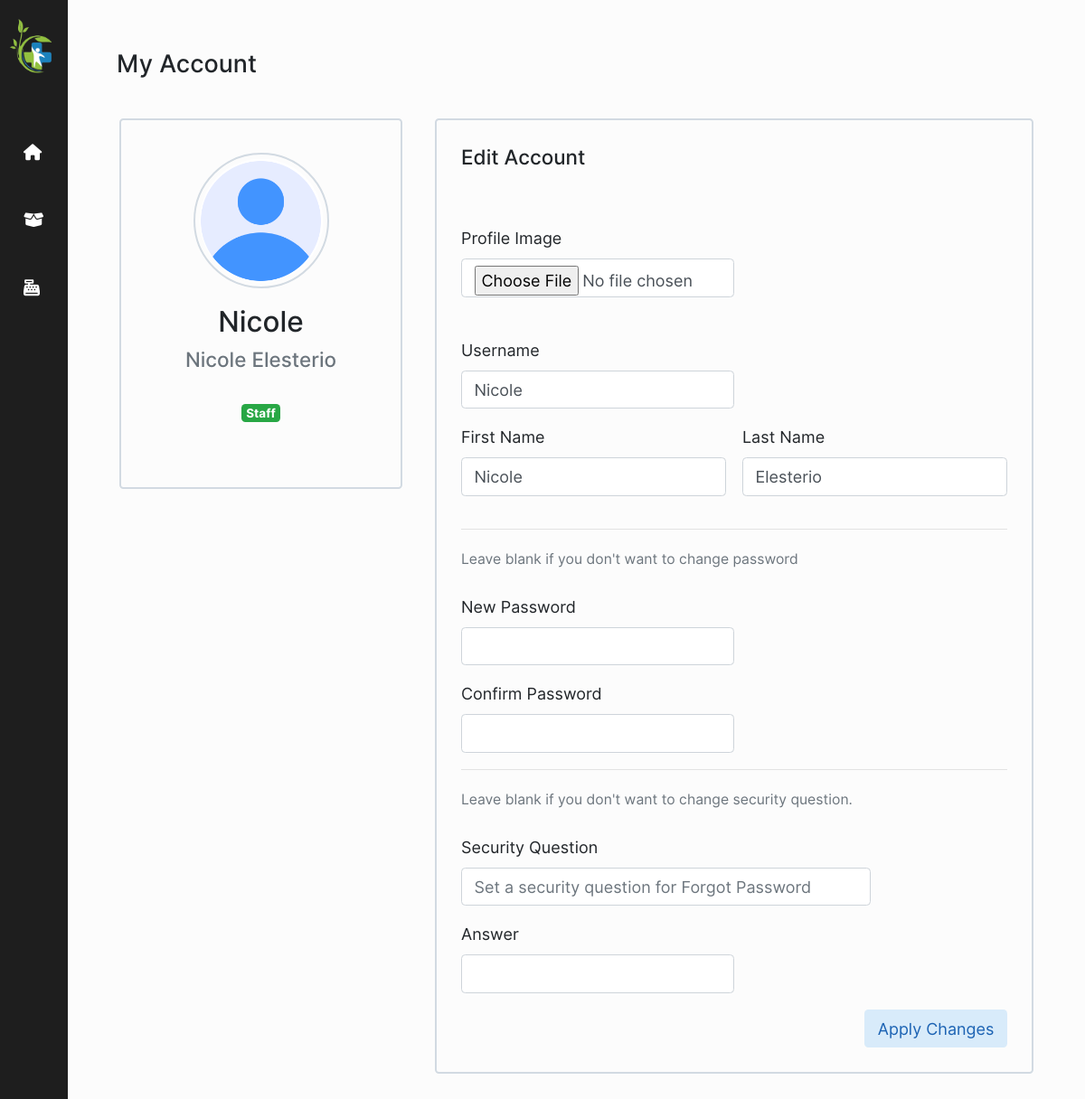
The page /account-page.php (signed in) on the database its author committed.
### tables this page shows
CREATE TABLE `accounts` (
  `user_id` int(11) NOT NULL,
  `first_name` varchar(255) NOT NULL,
  `last_name` varchar(255) NOT NULL,
  `user_name` varchar(100) NOT NULL,
  `password` varchar(255) NOT NULL,
  `user_level` int(11) NOT NULL,
  `account_status` int(11) NOT NULL,
  `security_question` varchar(255) NOT NULL,
  `question_answer` varchar(255) NOT NULL
);

### includes/database.php (called while the page is built, shortened)
<?php
    class Database {
        function connect(){
            $conn = new mysqli('localhost', 'root', '', 'samson_pharmacy');
            return $conn;
        }
        function sql($sql) {
            $conn = $this->connect();
            $result = $conn->query($sql);
            return $result;
        }
    }
?>

### account-page.php (the view, shortened to what this page needs)
<?php
    include("./includes/database.php");
    $db = new Database();
    $user = $_SESSION["user"];
    $level = $_SESSION["level"];
    $username = $db->sql("SELECT `user_name` FROM `accounts` WHERE `user_id` = '$user'")->fetch_assoc()["user_name"];
    $firstname = $db->sql("SELECT `first_name` FROM `accounts` WHERE `user_id` = '$user'")->fetch_assoc()["first_name"];
    $lastname = $db->sql("SELECT `last_name` FROM `accounts` WHERE `user_id` = '$user'")->fetch_assoc()["last_name"];
    $securityQuestion = $db->sql("SELECT `security_question` FROM `accounts` WHERE `user_id` = '$user'")->fetch_assoc()["security_question"];
?>
<!DOCTYPE html>
<html lang="en">
<head>
    <link rel="stylesheet" href="./bootstrap/bootstrap.min.css">
    <link rel="stylesheet" href="./fontawesome/css/all.min.css">
    <link rel="stylesheet" href="./css/styles.css">
    <link rel="stylesheet" href="./css/animations.css">
    <link rel="stylesheet" href="./css/account.css">
</head>
<body>
    <?php
        include("./includes/sidebar.php");
    ?>
    <div class="main-div">
        <div class="container-lg p-5 mb-5 account-section">
            <h4 class="pb-3 mb-2">My Account</h4>
            <div class="row">
                <div class="col col-lg-4 p-3">
                    <div class="account-details bordered rounded p-3">
                        <div class="row d-flex justify-content-center p-3">
                            <img class="p-1 bordered rounded-circle"
                                src="./assets/profiles/user_<?=$user?>.png?t=<?=time()?>"
                                alt=""
                                style="width: 150px; height: 150px;"
                            >
                        </div>
                        <div class="row d-flex justify-content-center">
                            <h3 class="text-center"><?=$username?></h3>
                        </div>
                        <div class="row d-flex justify-content-center">
                            <h5 class="text-muted"><?=$firstname." ".$lastname?></h5>
                        </div>
                        <br>
                        <div class="row d-flex justify-content-center mb-5">
                            <?php
                                echo $level == 1 ? '<span class="badge badge-success">Staff</span>' :
                                '<span class="badge badge-primary">Admin</span>';
                            ?>
                        </div>
                    </div>
                </div>
                <div class="col col-lg-8 p-3">
                    <div class="edit-account bordered rounded p-4">
                        <form id="editAccountForm" action="./account-form-editAccount.php" method="post" enctype="multipart/form-data">
                            <h5>Edit Account</h5>
                            <br>
                            <br>
                            <div class="form-group w-50">
                                <label for="userImage">Profile Image</label>
                                <input type="file" class="form-control" id="userImage" name="userImage" accept="image/*">
                            </div>
                            <br>
                            <div class="form-group w-50">
                                <label for="userImage">Username</label>
                                <input type="text" class="form-control" id="username" name="username" value="<?=$username?>" required>
                            </div>
                            <div class="d-flex">
                                <div class="form-group w-50 mr-3">
                                    <label for="userImage">First Name</label>
                                    <input type="text" class="form-control" id="firstname" name="firstname" value="<?=$firstname?>" required>
                                </div>
                                <div class="form-group w-50">
                                    <label for="userImage">Last Name</label>
                                    <input type="text" class="form-control" id="lastname" name="lastname" value="<?=$lastname?>" required>
                                </div>
                            </div>
                            <hr>
                            <small class="text-muted">Leave blank if you don't want to change password</small>
                            <br>
                            <br>
                            <div class="form-group w-50">
                                <label for="newPassword">New Password</label>
                                <input type="password" class="form-control" id="newPassword" name="newPassword">
                            </div>
                            <div class="form-group w-50">
                                <label for="confirmPassword">Confirm Password</label>
                                <input type="password" class="form-control" id="confirmPassword" name="confirmPassword">
                            </div>
                            <hr>
                            <small class="text-muted">Leave blank if you don't want to change security question.</small>
                            <br>
                            <br>
                            <div class="form-group w-75">
                                <label for="securityQuestion">Security Question</label>
                                <input type="text" class="form-control" id="securityQuestion" name="securityQuestion" value="<?=$securityQuestion?>" placeholder="Set a security question for Forgot Password">
                            </div>
                            <div class="form-group w-50">
                                <label for="securityAnswer">Answer</label>
                                <input type="text" class="form-control" id="securityAnswer" name="securityAnswer">
                            </div>
                            <div class="d-flex justify-content-end" data-toggle="modal" data-target="#verifyPasswordModal">
                                <button type="button" class="btn btn-blue">Apply Changes</button>
                            </div>
                        </form>
                    </div>
                </div>
            </div>
        </div>
    </div>
</body>
</html>

### css/styles.css (style rules this page uses)
:root { --primary-blue: #0A76D8; --primary-blue-hover: #006dd3; --btn-blue: #D8EBFA; --btn-blue-text: #1b62b3; --primary-green: #0ad852; --primary-green-hover: #00d34d; --btn-green: #d8fadf; --btn-green-text: #158331; --primary-yellow: #FEF001; --primary-yellow-hover: #cfd300; --btn-yellow: #fffcaf; --btn-yellow-text: #837c15; --primary-red: #d80a0a; --primary-red-hover: #d30000; --btn-red: #fad8d8; --btn-red-text: #831515; --primary-gray: #808080; --primary-gray-hover: rgb(151, 151, 151); --btn-gray: #e1e1e1; --btn-gray-text: #505050; --e-status1: #01fe27; --e-status2: #38fe01; --e-status3: #6ffe01; --e-status4: #a1fe01; --e-status5: #d4fe01; --e-status6: #FEF001; --e-status7: #FD9A01; --e-status8: #FD6104; --e-status9: #FF2C05; --e-status10: #F00505; --s-status1: #999999; --s-status2: #777777; --s-status3: #666666; --s-status4: #555555; --border: #d2dae2; --primary: #0275d8; --success: #5cb85c; --info: #5bc0de; --warning: #f0ad4e; --danger: #d9534f; --dark: #292b2c; --white: #f7f7f7; --secondary: #6C757D; }
body { font-family: 'Inter', sans-serif; }
* { font-size: 18px; }
.main-div { margin-left: 75px; z-index: 999; transition: 0.3s; position: relative; }
.bordered { border: 2px solid var(--border) }
.btn-blue { background-color: var(--btn-blue); color: var(--btn-blue-text); }
body { background-color: #fcfcfc; }

### rows shown on the page
accounts: user_name "Nicole", first_name "Nicole", last_name "Elesterio", username "Nicole", firstname "Nicole", lastname "Elesterio"
